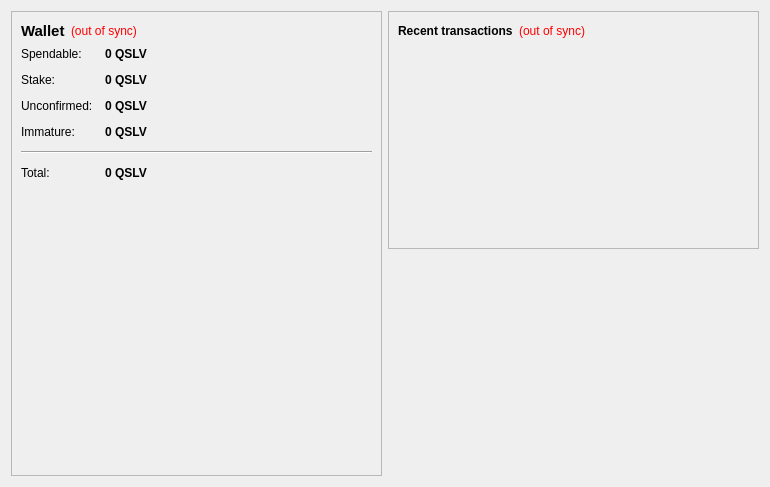
<?xml version="1.0" encoding="UTF-8"?>
<ui version="4.0">
 <class>OverviewPage</class>
 <widget class="QWidget" name="OverviewPage">
  <property name="geometry">
   <rect>
    <x>0</x>
    <y>0</y>
    <width>770</width>
    <height>487</height>
   </rect>
  </property>
  <property name="windowTitle">
   <string>Form</string>
  </property>
  <layout class="QHBoxLayout" name="horizontalLayout" stretch="1,1">
   <item>
    <layout class="QVBoxLayout" name="verticalLayout_2">
     <item>
      <widget class="QFrame" name="frame">
       <property name="frameShape">
        <enum>QFrame::StyledPanel</enum>
       </property>
       <property name="frameShadow">
        <enum>QFrame::Raised</enum>
       </property>
       <layout class="QVBoxLayout" name="verticalLayout_4">
        <item>
         <layout class="QHBoxLayout" name="horizontalLayout_4">
          <item>
           <widget class="QLabel" name="label_5">
            <property name="font">
             <font>
              <pointsize>11</pointsize>
              <weight>75</weight>
              <bold>true</bold>
             </font>
            </property>
            <property name="text">
             <string>Wallet</string>
            </property>
           </widget>
          </item>
          <item>
           <widget class="QLabel" name="labelWalletStatus">
            <property name="toolTip">
             <string>The displayed information may be out of date. Your wallet automatically synchronizes with the quicksilver network after a connection is established, but this process has not completed yet.</string>
            </property>
            <property name="styleSheet">
             <string notr="true">QLabel { color: red; }</string>
            </property>
            <property name="text">
             <string notr="true">(out of sync)</string>
            </property>
            <property name="alignment">
             <set>Qt::AlignLeading|Qt::AlignLeft|Qt::AlignVCenter</set>
            </property>
           </widget>
          </item>
          <item>
           <spacer name="horizontalSpacer_2">
            <property name="orientation">
             <enum>Qt::Horizontal</enum>
            </property>
            <property name="sizeHint" stdset="0">
             <size>
              <width>40</width>
              <height>20</height>
             </size>
            </property>
           </spacer>
          </item>
         </layout>
        </item>
        <item>
         <layout class="QFormLayout" name="formLayout_2">
          <property name="fieldGrowthPolicy">
           <enum>QFormLayout::AllNonFixedFieldsGrow</enum>
          </property>
          <property name="horizontalSpacing">
           <number>12</number>
          </property>
          <property name="verticalSpacing">
           <number>12</number>
          </property>
          <item row="0" column="0">
           <widget class="QLabel" name="label">
            <property name="text">
             <string>Spendable:</string>
            </property>
           </widget>
          </item>
          <item row="0" column="1">
           <widget class="QLabel" name="labelBalance">
            <property name="font">
             <font>
              <weight>75</weight>
              <bold>true</bold>
             </font>
            </property>
            <property name="cursor">
             <cursorShape>IBeamCursor</cursorShape>
            </property>
            <property name="toolTip">
             <string>Your current spendable balance</string>
            </property>
            <property name="text">
             <string notr="true">0 QSLV</string>
            </property>
            <property name="textInteractionFlags">
             <set>Qt::LinksAccessibleByMouse|Qt::TextSelectableByKeyboard|Qt::TextSelectableByMouse</set>
            </property>
           </widget>
          </item>
          <item row="1" column="0">
           <widget class="QLabel" name="label_6">
            <property name="text">
             <string>Stake:</string>
            </property>
           </widget>
          </item>
          <item row="1" column="1">
           <widget class="QLabel" name="labelStake">
            <property name="font">
             <font>
              <weight>75</weight>
              <bold>true</bold>
             </font>
            </property>
            <property name="cursor">
             <cursorShape>IBeamCursor</cursorShape>
            </property>
            <property name="toolTip">
             <string>Total of coins that was staked, and do not yet count toward the current balance</string>
            </property>
            <property name="text">
             <string notr="true">0 QSLV</string>
            </property>
            <property name="textInteractionFlags">
             <set>Qt::LinksAccessibleByMouse|Qt::TextSelectableByKeyboard|Qt::TextSelectableByMouse</set>
            </property>
           </widget>
          </item>
          <item row="2" column="0">
           <widget class="QLabel" name="label_3">
            <property name="text">
             <string>Unconfirmed:</string>
            </property>
           </widget>
          </item>
          <item row="2" column="1">
           <widget class="QLabel" name="labelUnconfirmed">
            <property name="font">
             <font>
              <weight>75</weight>
              <bold>true</bold>
             </font>
            </property>
            <property name="cursor">
             <cursorShape>IBeamCursor</cursorShape>
            </property>
            <property name="toolTip">
             <string>Total of transactions that have yet to be confirmed, and do not yet count toward the current balance</string>
            </property>
            <property name="text">
             <string notr="true">0 QSLV</string>
            </property>
            <property name="textInteractionFlags">
             <set>Qt::LinksAccessibleByMouse|Qt::TextSelectableByKeyboard|Qt::TextSelectableByMouse</set>
            </property>
           </widget>
          </item>
          <item row="3" column="0">
           <widget class="QLabel" name="labelImmatureText">
            <property name="text">
             <string>Immature:</string>
            </property>
           </widget>
          </item>
          <item row="3" column="1">
           <widget class="QLabel" name="labelImmature">
            <property name="font">
             <font>
              <weight>75</weight>
              <bold>true</bold>
             </font>
            </property>
            <property name="toolTip">
             <string>Mined balance that has not yet matured</string>
            </property>
            <property name="text">
             <string notr="true">0 QSLV</string>
            </property>
            <property name="textInteractionFlags">
             <set>Qt::LinksAccessibleByMouse|Qt::TextSelectableByKeyboard|Qt::TextSelectableByMouse</set>
            </property>
           </widget>
          </item>
          <item row="4" column="0" colspan="2">
           <widget class="Line" name="line">
            <property name="orientation">
             <enum>Qt::Horizontal</enum>
            </property>
           </widget>
          </item>
          <item row="5" column="0">
           <widget class="QLabel" name="labelTotalText">
            <property name="text">
             <string>Total:</string>
            </property>
           </widget>
          </item>
          <item row="5" column="1">
           <widget class="QLabel" name="labelTotal">
            <property name="font">
             <font>
              <weight>75</weight>
              <bold>true</bold>
             </font>
            </property>
            <property name="cursor">
             <cursorShape>IBeamCursor</cursorShape>
            </property>
            <property name="toolTip">
             <string>Your current total balance</string>
            </property>
            <property name="text">
             <string notr="true">0 QSLV</string>
            </property>
            <property name="textInteractionFlags">
             <set>Qt::LinksAccessibleByMouse|Qt::TextSelectableByKeyboard|Qt::TextSelectableByMouse</set>
            </property>
           </widget>
          </item>
         </layout>
        </item>
        <item>
         <spacer name="verticalSpacer">
          <property name="orientation">
           <enum>Qt::Vertical</enum>
          </property>
          <property name="sizeHint" stdset="0">
           <size>
            <width>20</width>
            <height>20</height>
           </size>
          </property>
         </spacer>
        </item>
        <item>
         <widget class="QLabel" name="label_2">
          <property name="minimumSize">
           <size>
            <width>300</width>
            <height>177</height>
           </size>
          </property>
          <property name="text">
           <string>&lt;html&gt;&lt;head/&gt;&lt;body&gt;&lt;p align=&quot;center&quot;&gt;&lt;img src=&quot;:/images/wallet&quot;/&gt;&lt;/span&gt;&lt;/a&gt;&lt;/p&gt;&lt;/body&gt;&lt;/html&gt;</string>
          </property>
         </widget>
        </item>
        <item>
         <spacer name="verticalSpacer_3">
          <property name="orientation">
           <enum>Qt::Vertical</enum>
          </property>
          <property name="sizeHint" stdset="0">
           <size>
            <width>20</width>
            <height>10</height>
           </size>
          </property>
         </spacer>
        </item>
       </layout>
      </widget>
     </item>
    </layout>
   </item>
   <item>
    <layout class="QVBoxLayout" name="verticalLayout_3">
     <item>
      <widget class="QFrame" name="frame_2">
       <property name="frameShape">
        <enum>QFrame::StyledPanel</enum>
       </property>
       <property name="frameShadow">
        <enum>QFrame::Raised</enum>
       </property>
       <layout class="QVBoxLayout" name="verticalLayout">
        <item>
         <layout class="QHBoxLayout" name="horizontalLayout_2">
          <item>
           <widget class="QLabel" name="label_4">
            <property name="text">
             <string>&lt;b&gt;Recent transactions&lt;/b&gt;</string>
            </property>
           </widget>
          </item>
          <item>
           <widget class="QLabel" name="labelTransactionsStatus">
            <property name="toolTip">
             <string>The displayed information may be out of date. Your wallet automatically synchronizes with the quicksilver network after a connection is established, but this process has not completed yet.</string>
            </property>
            <property name="styleSheet">
             <string notr="true">QLabel { color: red; }</string>
            </property>
            <property name="text">
             <string notr="true">(out of sync)</string>
            </property>
            <property name="alignment">
             <set>Qt::AlignRight|Qt::AlignTrailing|Qt::AlignVCenter</set>
            </property>
           </widget>
          </item>
          <item>
           <spacer name="horizontalSpacer">
            <property name="orientation">
             <enum>Qt::Horizontal</enum>
            </property>
            <property name="sizeHint" stdset="0">
             <size>
              <width>40</width>
              <height>20</height>
             </size>
            </property>
           </spacer>
          </item>
         </layout>
        </item>
        <item>
         <widget class="QListView" name="listTransactions">
          <property name="styleSheet">
           <string notr="true">QListView { background: transparent; }</string>
          </property>
          <property name="frameShape">
           <enum>QFrame::NoFrame</enum>
          </property>
          <property name="verticalScrollBarPolicy">
           <enum>Qt::ScrollBarAlwaysOff</enum>
          </property>
          <property name="horizontalScrollBarPolicy">
           <enum>Qt::ScrollBarAlwaysOff</enum>
          </property>
          <property name="selectionMode">
           <enum>QAbstractItemView::NoSelection</enum>
          </property>
         </widget>
        </item>
       </layout>
      </widget>
     </item>
     <item>
      <spacer name="verticalSpacer_2">
       <property name="orientation">
        <enum>Qt::Vertical</enum>
       </property>
       <property name="sizeHint" stdset="0">
        <size>
         <width>20</width>
         <height>40</height>
        </size>
       </property>
      </spacer>
     </item>
    </layout>
   </item>
  </layout>
 </widget>
 <resources>
  <include location="../bitcoin.qrc"/>
 </resources>
 <connections/>
</ui>
